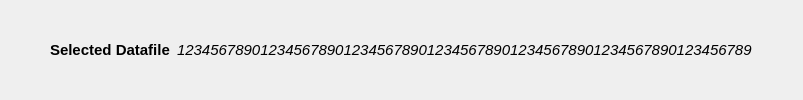
     <widget class="QFrame" name="selectedFileFrame">
      <property name="frameShape">
       <enum>QFrame::NoFrame</enum>
      </property>
      <property name="frameShadow">
       <enum>QFrame::Raised</enum>
      </property>
      <layout class="QHBoxLayout" name="horizontalLayout_7">
       <property name="spacing">
        <number>0</number>
       </property>
       <property name="leftMargin">
        <number>50</number>
       </property>
       <property name="topMargin">
        <number>0</number>
       </property>
       <property name="rightMargin">
        <number>50</number>
       </property>
       <property name="bottomMargin">
        <number>0</number>
       </property>
       <item>
        <widget class="QLabel" name="fileLabel">
         <property name="font">
          <font>
           <pointsize>11</pointsize>
           <bold>true</bold>
          </font>
         </property>
         <property name="text">
          <string>Selected Datafile</string>
         </property>
        </widget>
       </item>
       <item>
        <widget class="QLabel" name="fileTextcon">
         <property name="sizePolicy">
          <sizepolicy hsizetype="Preferred" vsizetype="Preferred">
           <horstretch>0</horstretch>
           <verstretch>0</verstretch>
          </sizepolicy>
         </property>
         <property name="text">
          <string/>
         </property>
         <property name="pixmap">
          <pixmap>../icons/chevron-right.svg</pixmap>
         </property>
         <property name="alignment">
          <set>Qt::AlignCenter</set>
         </property>
        </widget>
       </item>
       <item>
        <widget class="QLabel" name="fileText">
         <property name="sizePolicy">
          <sizepolicy hsizetype="MinimumExpanding" vsizetype="Preferred">
           <horstretch>0</horstretch>
           <verstretch>0</verstretch>
          </sizepolicy>
         </property>
         <property name="font">
          <font>
           <pointsize>11</pointsize>
           <italic>true</italic>
          </font>
         </property>
         <property name="toolTip">
          <string>&lt;html&gt;&lt;head/&gt;&lt;body&gt;&lt;p&gt;The Error returned by the Validator. The direct Position will be delivered if possible.&lt;/p&gt;&lt;p&gt;Click on the Error to open your INTERLIS Transfer-File with your preferred editor for XML Files. &lt;/p&gt;&lt;/body&gt;&lt;/html&gt;</string>
         </property>
         <property name="frameShape">
          <enum>QFrame::NoFrame</enum>
         </property>
         <property name="text">
          <string>123456789012345678901234567890123456789012345678901234567890123456789</string>
         </property>
         <property name="scaledContents">
          <bool>false</bool>
         </property>
         <property name="alignment">
          <set>Qt::AlignLeading|Qt::AlignLeft|Qt::AlignVCenter</set>
         </property>
         <property name="wordWrap">
          <bool>true</bool>
         </property>
         <property name="indent">
          <number>0</number>
         </property>
         <property name="openExternalLinks">
          <bool>true</bool>
         </property>
         <property name="textInteractionFlags">
          <set>Qt::LinksAccessibleByMouse|Qt::TextSelectableByMouse</set>
         </property>
        </widget>
       </item>
      </layout>
     </widget>
